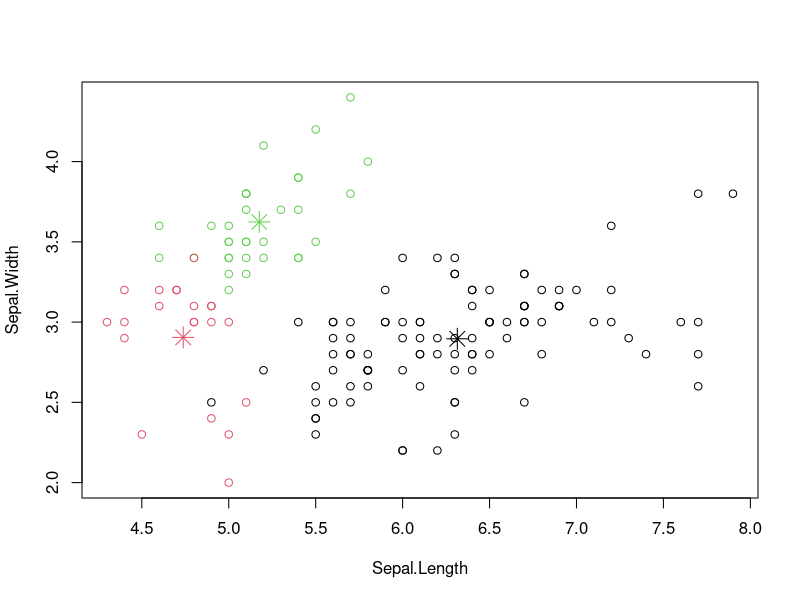

Source code (R):
iris2 <- iris
iris2$Species <- NULL
(kmeans.result <- kmeans(iris2, 3))
table(iris$Species, kmeans.result$cluster)
plot(iris2[c("Sepal.Length", "Sepal.Width")], col = kmeans.result$cluster)
# plot cluster centers
points(kmeans.result$centers[,c("Sepal.Length", "Sepal.Width")], col = 1:3,
           pch = 8, cex=2)
